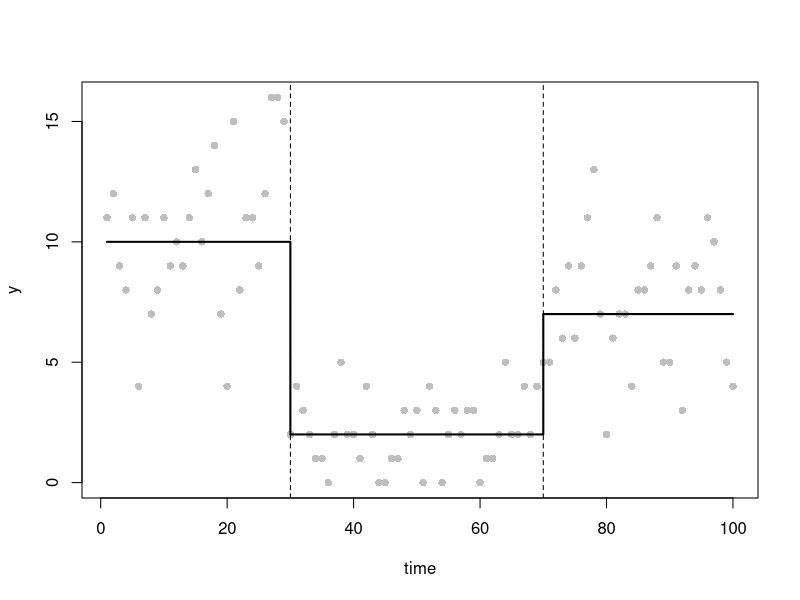
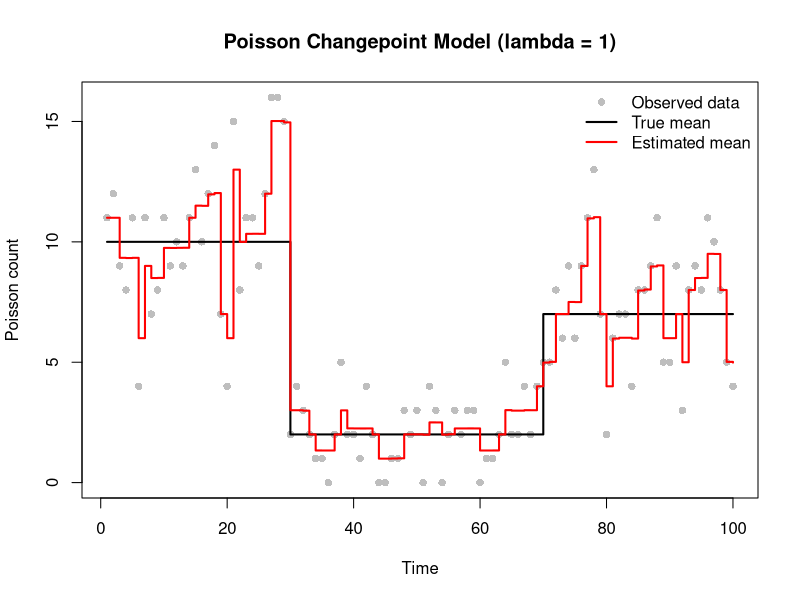
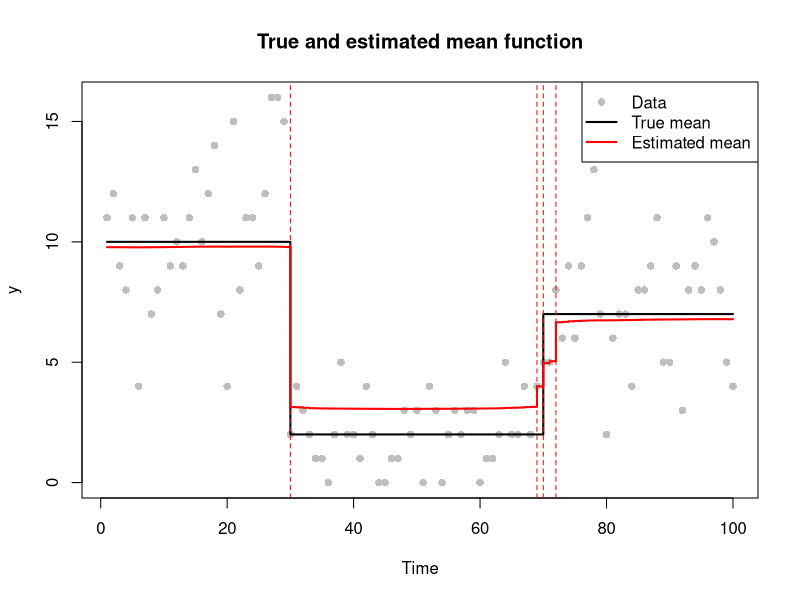

These charts were generated, in order, by the following R code:
# Practical 3: Changepoint Estimation
# Group members and contributions:
# Abdullah Alajalin (s3045135) 33%
# Xingchan Liao (s2931335) 33%
# Andreas Athinodorou (s2241333) 33%
# Github repo: https://github.com/Lena-84/esp-proj3.git

#
# Overview:
# We estimate the number and locations of changepoints in the mean of
# Poisson-distributed observations using a smoothed LASSO penalty.
# BFGS is used for model fitting, and mBIC selects the penalty parameter.
# Parametric bootstrap then assesses uncertainty, corrects estimation bias,
# and constructs 95% confidence intervals for the mean function.

############ FUNCTIONS ############

# poission_lasso_objective
# Calculate the penalised negative Poisson log-likelihood.
# beta controls the cumulative log-mean; beta[1] is not penalised.
poission_lasso_objective<- function(beta, y, lambda=1, eps=1e-6){
  #calculate the linear predictor
  eta<-cumsum(beta)
  #convert log-mean to possion mean
  mu<-exp(eta)
  #calculate nagative log-likelihood
  neg_loglik<--sum(dpois(y, lambda=mu, log=TRUE))
  #calculate the smoothed LASSO penalty
  penalty<-lambda*sum(sqrt(beta[-1]^2+eps))
  # Calculate the total penalised objective
  objective <- neg_loglik + penalty
  return(objective)
}

# Gradient of the smoothed LASSO objective
# Reverse cumulative sums give the derivative of the negative log-likelihood.
poission_lasso_grad <- function(beta, y, lambda=1, eps=1e-6) {
  # Calculate the linear predictor and mean
  eta <- cumsum(beta)
  mu <- exp(eta)
  # Gradient of negative log-likelihood
  residual <- mu - y
  grad_loglik <- rev(cumsum(rev(residual)))
  # initialize gradient of penalty
  grad_penalty <- numeric(length(beta))
  # penalty derivatives for beta[2], ..., beta[n]
  grad_penalty[-1] <- lambda * beta[-1] / sqrt(beta[-1]^2 + eps)
  # Combine both gradients
  gradient<-grad_loglik+ grad_penalty
  return(gradient)
}


# Hessian of the smoothed LASSO objective
# Each entry sums the means from max(i,j) to n.
# Reverse cumulative sums avoid repeated calculations.
poission_lasso_hess <- function(beta, y, lambda=1, eps=1e-6) {
  
  eta <- cumsum(beta)
  mu <- exp(eta)
  n <- length(beta)
  # Precompute the sum of mu from each position to n.
  remaining_sum <- rev(cumsum(rev(mu)))
  # Construct the likelihood Hessian using matrix indices.
  index <- outer(1:n, 1:n, pmax)
  H <- matrix(remaining_sum[index], nrow=n, ncol=n)
  # Add the penalty curvature to the diagonal, excluding beta[1].
  for (j in 2:n) {
    penalty_second <- lambda * eps / (beta[j]^2 + eps)^(3/2)
    H[j,j] <- H[j,j] + penalty_second
  }
  
  return(H)
}


# Use BFGS to fit the Poisson changepoint model for one penalty value.
# lambda is the penalty, y is the data and beta_init is the starting beta.
# The optim result gives the fitted coefficients in $par and the status
# in $convergence (0 means converged).
fit_lasso <- function(lambda, y, beta_init) {
  fit <- optim(
    beta_init,
    fn = poission_lasso_objective,
    gr = poission_lasso_grad,
    y = y,
    lambda = lambda,
    method = "BFGS",
    control = list(maxit = 5000, reltol = 1e-10)
  )
  return(fit)
}

############ DATA SIMULATION ############
# Simulate three Poisson-mean segments with true changes at 30 and 70.
# Set the seed so that every group member reproduces the same data.
# set seed
set.seed(12345)

n <- 100
time <- 1:n

#3 time district
tau_true <- c(1, 30, 70, n+1) 
m_true <- length(tau_true)-2
theta_true <- c(10, 2, 7)

mu_true <- numeric(n)

for(i in seq_along(theta_true))
  mu_true[tau_true[i]:(tau_true[i+1]-1)] <- theta_true[i]

y <- rpois(n, lambda = mu_true)

plot(time, y, pch = 16, col = "grey")
lines(mu_true, col = "black", lwd = 2, type = "s")
abline(v = tau_true[-c(1,length(tau_true))], lty = "dashed")

############ FUNCTION TESTS ############


# At zero jumps the fitted mean equals the sample mean.
beta_init <- c(log(mean(y)), rep(0, n-1))
cat("Initial objective:", poission_lasso_objective(beta_init, y), "\n")

# Test both zero and non-zero jump coefficients using central differences.
beta_test <- beta_init
beta_test[2] <- 0.5
beta_test[3] <- -0.3

h <- 1e-5
j <- 2
beta_plus <- beta_test
beta_minus <- beta_test
beta_plus[j] <- beta_plus[j] + h
beta_minus[j] <- beta_minus[j] - h

grad_numeric <- (
  poission_lasso_objective(beta_plus, y) -
    poission_lasso_objective(beta_minus, y)
) / (2*h)
grad_analytic <- poission_lasso_grad(beta_test, y)[j]
cat("Gradient absolute error:", abs(grad_numeric - grad_analytic), "\n")

# Verify Hessian dimensions, symmetry, finiteness, and all columns by
# central differences of the gradient.
H_test <- poission_lasso_hess(beta_test, y)
cat("Hessian dimensions:", dim(H_test), "\n")
cat("Hessian symmetric:", isSymmetric(H_test), "\n")
cat("Hessian finite:", all(is.finite(H_test)), "\n")

h <- 1e-6
errors <- numeric(n)
for (j in 1:n) {
  beta_plus <- beta_test
  beta_minus <- beta_test
  beta_plus[j] <- beta_plus[j] + h
  beta_minus[j] <- beta_minus[j] - h
  
  hess_numeric <- (
    poission_lasso_grad(beta_plus, y) -
      poission_lasso_grad(beta_minus, y)
  ) / (2*h)
  errors[j] <- max(abs(hess_numeric - H_test[,j]))
}
cat("Maximum Hessian absolute error:", max(errors), "\n")


############ INITIAL BFGS FIT ############

# Fit with lambda = 1 and check the optimiser's convergence code.
fit <- optim(
  par=beta_init,
  fn=poission_lasso_objective,
  gr=poission_lasso_grad,
  y=y,
  lambda=1,
  method="BFGS",
  control=list(maxit=1000, reltol=1e-9)
)
cat("Q3 convergence:", fit$convergence, "\n")
cat("Q3 objective:", fit$value, "\n")

beta_hat <- fit$par
mu_hat <- exp(cumsum(beta_hat))

# Compare fitted means with the true piecewise mean and observed counts.
plot(time, y, pch=16, col="grey",
     xlab="Time", ylab="Poisson count",
     main="Poisson Changepoint Model (lambda = 1)")
lines(time, mu_true, col="black", lwd=2, type="s")
lines(time, mu_hat, col="red", lwd=2, type="s")
legend("topright",
       legend=c("Observed data", "True mean", "Estimated mean"),
       col=c("grey", "black", "red"),
       pch=c(16, NA, NA),
       lty=c(NA, 1, 1),
       lwd=c(NA, 2, 2),
       bty="n")


############ PENALTY GRID SEARCH AND mBIC ############

# Start with a constant mean equal to the sample mean and zero jumps.
beta_init <- c(log(mean(y)), rep(0, n - 1))

# Grid of penalty values to try, equally spaced on the log scale.
log_lambda <- seq(-1, 5, by = 0.05)
lambda_grid <- exp(log_lambda)
n_grid <- length(lambda_grid)

# Store one result for each penalty value.
edf <- numeric(n_grid)       # effective degrees of freedom
m_tilde <- numeric(n_grid)   # effective number of changepoints
mbic <- numeric(n_grid)      # mBIC score
conv <- integer(n_grid)      # convergence code, 0 means converged

# Fit and score the model for each penalty value.
for (i in seq_len(n_grid)) {
  fit <- fit_lasso(lambda_grid[i], y, beta_init)
  conv[i] <- fit$convergence
  beta_hat <- fit$par
  
  # Evaluate both Hessians at the same fitted coefficients,
  # with the penalty (H_lambda) and without it (H_0).
  H_lambda <- poission_lasso_hess(beta_hat, y, lambda = lambda_grid[i])
  H_0 <- poission_lasso_hess(beta_hat, y, lambda = 0)
  
  # Solve H_lambda %*% A = H_0, then add the diagonal entries of A.
  # This gives the effective degrees of freedom, a measure of model
  # flexibility.
  edf[i] <- sum(diag(solve(H_lambda, H_0)))
  
  # With lambda = 0 the cost is the negative log-likelihood at beta_hat,
  # so change the sign to get the log-likelihood.
  loglik <- -poission_lasso_objective(beta_hat, y, lambda = 0)
  
  # Remove one degree of freedom for the baseline log-mean.
  m_tilde[i] <- edf[i] - 1
  
  # mBIC balances how well the model fits against its effective number
  # of changepoints.
  mbic[i] <- 3 * m_tilde[i] * log(n) - 2 * loglik
}

# optim returns convergence code 0 when a fit converges.
if (any(conv != 0)) {
  warning(sum(conv != 0), " grid fits did not converge")
}

# The best lambda is the one with the smallest mBIC.
i_best <- which.min(mbic)
lambda_hat <- lambda_grid[i_best]


############ SELECTED MODEL AND CHANGEPOINTS ############

# Refit the model using the selected penalty.
fit_best <- fit_lasso(lambda_hat, y, beta_init)
if (fit_best$convergence != 0) {
  warning("best fit did not converge")
}
beta_best <- fit_best$par

# The running sum gives the log-mean at each time point.
mu_hat <- exp(cumsum(beta_best))

# Compare the fitted mean with the true mean and the observed counts.
plot(
  time, y, pch = 16, col = "grey", xlab = "Time", ylab = "y",
  main = "True and estimated mean function"
)
lines(time, mu_true, col = "black", lwd = 2, type = "s")
lines(time, mu_hat, col = "red", lwd = 2, type = "s")
legend(
  "topright",
  legend = c("Data", "True mean", "Estimated mean"),
  col = c("grey", "black", "red"),
  pch = c(16, NA, NA),
  lty = c(NA, 1, 1),
  lwd = c(NA, 2, 2)
)

# Round down the effective number of changepoints.
m_hat <- floor(m_tilde[i_best])

# Skip the baseline and rank the jumps by absolute size. Add 1 to recover
# the original time indices, then sort the selected locations.
jump_order <- order(abs(beta_best[-1]), decreasing = TRUE) + 1
tau_hat <- sort(jump_order[seq_len(m_hat)])

# Mark the estimated changepoints on the plot.
abline(v = tau_hat, col = "red", lty = 2)

cat("Best lambda =", round(lambda_hat, 3),
    "(log lambda =", log_lambda[i_best], ")\n")
cat("Estimated number of changepoints =", m_hat, "\n")
cat("Estimated changepoint locations =", tau_hat, "\n")



############ PARAMETRIC BOOTSTRAP AND CONFIDENCE INTERVALS ############
